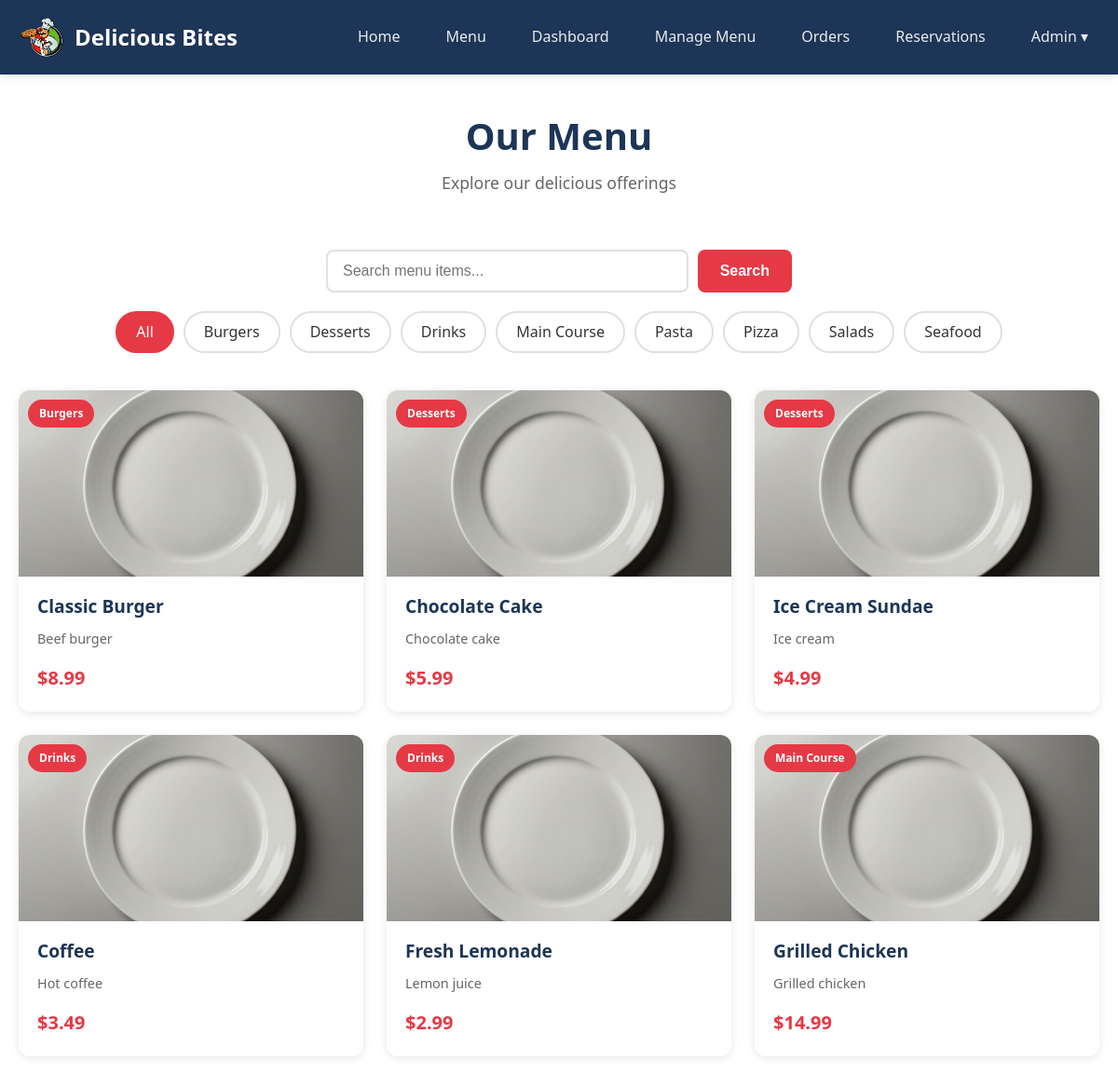
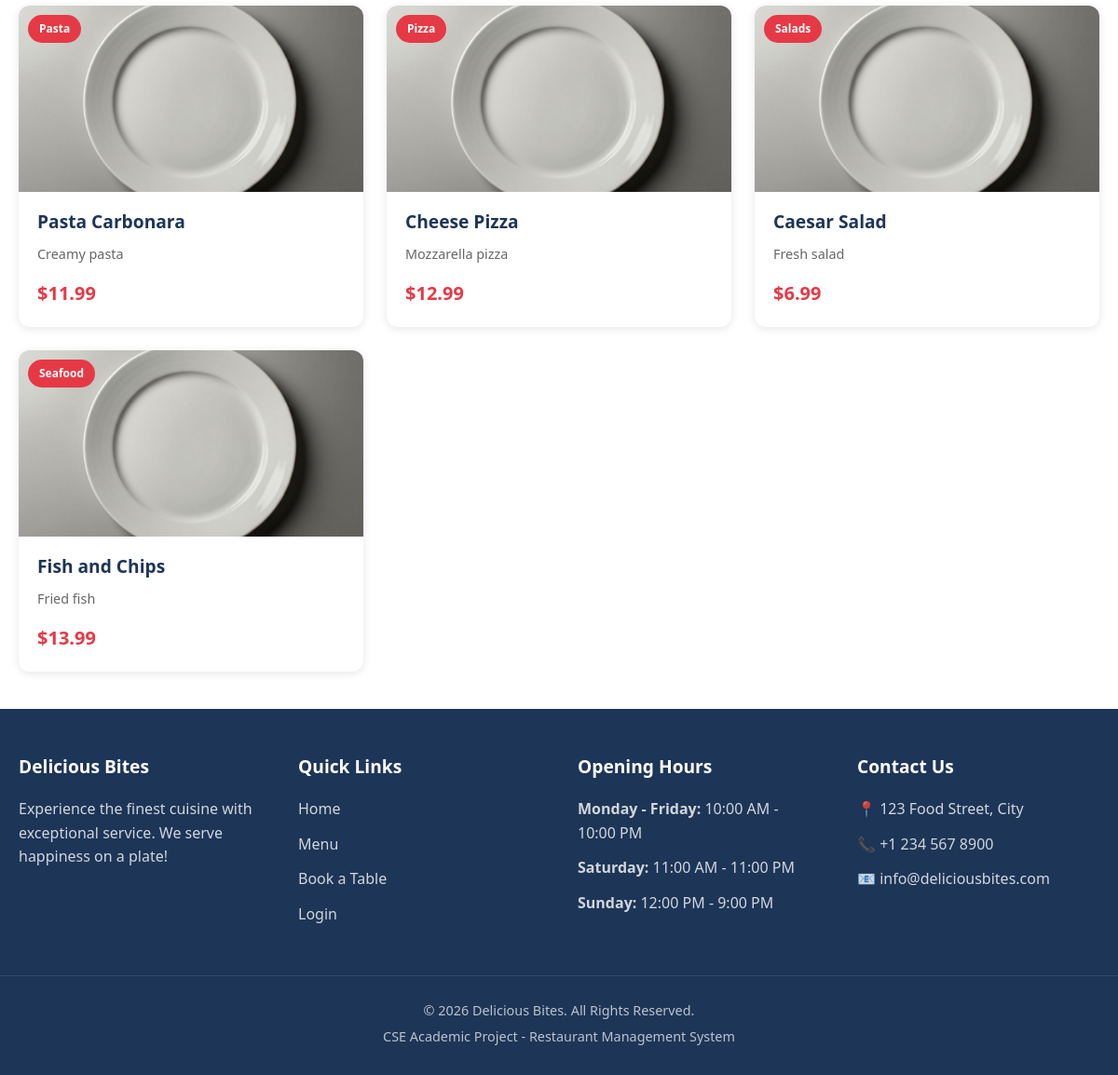
The page /user/menu.php (signed in) on the database its author committed (2 pictures, top to bottom).
### tables this page shows
CREATE TABLE menu_items (
    item_id INT AUTO_INCREMENT PRIMARY KEY,
    item_name VARCHAR(100),
    category VARCHAR(50),
    description TEXT,
    price DECIMAL(10,2),
    image VARCHAR(255) DEFAULT 'default.jpg',
    is_available TINYINT(1) DEFAULT 1,
    created_at TIMESTAMP DEFAULT CURRENT_TIMESTAMP
);

### user/menu.php (the view, shortened to what this page needs)
<?php
require_once '../config/db.php';
$search = '';
$category_filter = '';
$categories_query = "SELECT DISTINCT category FROM menu_items ORDER BY category";
$categories_result = mysqli_query($conn, $categories_query);
$menu_query = "SELECT * FROM menu_items WHERE is_available = 1";
$menu_query .= " ORDER BY category, item_name";
$menu_result = mysqli_query($conn, $menu_query);
?>
<!DOCTYPE html>
<html lang="en">
<head>
    <link rel="stylesheet" href="../assets/css/style.css">
</head>
<body>
    <?php include '../includes/navbar.php'; ?>
    <main class="menu-page">
        <div class="container">
            <div class="page-header">
                <h1>Our Menu</h1>
                <p>Explore our delicious offerings</p>
            </div>
            <div class="menu-filters">
                <form action="menu.php" method="GET" class="search-form">
                    <input type="text"
                           name="search"
                           placeholder="Search menu items..."
                           value="<?php echo $search; ?>">
                    <button type="submit" class="btn btn-primary">Search</button>
                </form>
                <div class="category-filters">
                    <a href="menu.php" class="filter-btn <?php echo empty($category_filter) ? 'active' : ''; ?>">
                        All
                    </a>
                    <?php while ($cat = mysqli_fetch_assoc($categories_result)): ?>
                        <a href="menu.php?category=<?php echo urlencode($cat['category']); ?>"
                           class="filter-btn <?php echo $category_filter == $cat['category'] ? 'active' : ''; ?>">
                            <?php echo $cat['category']; ?>
                        </a>
                    <?php endwhile; ?>
                </div>
            </div>
            <?php if (mysqli_num_rows($menu_result) > 0): ?>
                <div class="menu-grid">
                    <?php while ($item = mysqli_fetch_assoc($menu_result)): ?>
                        <div class="menu-card">
                            <div class="menu-card-image">
                                <img src="../assets/images/<?php echo $item['image']; ?>"
                                     alt="<?php echo $item['item_name']; ?>"
                                     onerror="this.src='../assets/images/default.jpg'">
                                <span class="category-badge"><?php echo $item['category']; ?></span>
                            </div>
                            <div class="menu-card-content">
                                <h3><?php echo $item['item_name']; ?></h3>
                                <p><?php echo $item['description']; ?></p>
                                <div class="menu-card-footer">
                                    <span class="price">$<?php echo number_format($item['price'], 2); ?></span>
                                </div>
                            </div>
                        </div>
                    <?php endwhile; ?>
                </div>
            <?php endif; ?>
        </div>
    </main>
    <?php include '../includes/footer.php'; ?>
</body>
</html>

### assets/css/style.css (style rules this page uses)
:root { --primary-color: #e63946; --primary-dark: #c5303c; --secondary-color: #1d3557; --secondary-light: #457b9d; --accent-color: #f1faee; --background-color: #ffffff; --text-color: #333333; --text-light: #666666; --border-color: #e0e0e0; --success-color: #2ecc71; --warning-color: #f39c12; --danger-color: #e74c3c; --shadow: 0 2px 10px rgba(0, 0, 0, 0.1); --shadow-lg: 0 5px 20px rgba(0, 0, 0, 0.15); --radius: 8px; --radius-lg: 12px; }
* { margin: 0; padding: 0; box-sizing: border-box; }
html { scroll-behavior: smooth; }
body { font-family: 'Segoe UI', Tahoma, Geneva, Verdana, sans-serif; font-size: 16px; line-height: 1.6; color: var(--text-color); background-color: var(--background-color); min-height: 100vh; display: flex; flex-direction: column; }
main { flex: 1; }
a { color: var(--primary-color); text-decoration: none; transition: color 0.3s ease; }
img { max-width: 100%; height: auto; }
h1, h2, h3, h4, h5, h6 { color: var(--secondary-color); margin-bottom: 0.5em; line-height: 1.3; }
h1 { font-size: 2.5rem; }
h3 { font-size: 1.5rem; }
p { margin-bottom: 1em; color: var(--text-light); }
.container { max-width: 1200px; margin: 0 auto; padding: 0 20px; }
.btn { display: inline-block; padding: 12px 24px; font-size: 1rem; font-weight: 600; text-align: center; border: none; border-radius: var(--radius); cursor: pointer; transition: all 0.3s ease; }
.btn-primary { background-color: var(--primary-color); color: white; }
.menu-grid { display: grid; grid-template-columns: repeat(auto-fill, minmax(280px, 1fr)); gap: 25px; margin-bottom: 40px; }
.menu-card { background-color: white; border-radius: var(--radius-lg); overflow: hidden; box-shadow: var(--shadow); transition: transform 0.3s ease, box-shadow 0.3s ease; }
.menu-card-image { position: relative; height: 200px; overflow: hidden; }
.menu-card-image img { width: 100%; height: 100%; object-fit: cover; }
.category-badge { position: absolute; top: 10px; left: 10px; background-color: var(--primary-color); color: white; padding: 5px 12px; border-radius: 20px; font-size: 0.75rem; font-weight: 600; }
.menu-card-content { padding: 20px; }
.menu-card-content h3 { font-size: 1.2rem; margin-bottom: 10px; }
.menu-card-content p { font-size: 0.9rem; margin-bottom: 15px; color: var(--text-light); }
.menu-card-footer { display: flex; justify-content: space-between; align-items: center; }
.price { font-size: 1.25rem; font-weight: bold; color: var(--primary-color); }
.page-header { text-align: center; padding: 40px 0; }
.page-header h1 { margin-bottom: 10px; }
.page-header p { color: var(--text-light); font-size: 1.1rem; }
.menu-filters { margin-bottom: 40px; }
.search-form { display: flex; gap: 10px; max-width: 500px; margin: 0 auto 20px; }
.search-form input { flex: 1; padding: 12px 16px; border: 2px solid var(--border-color); border-radius: var(--radius); font-size: 1rem; }
.category-filters { display: flex; flex-wrap: wrap; justify-content: center; gap: 10px; }
.filter-btn { padding: 8px 20px; background-color: white; border: 2px solid var(--border-color); border-radius: 25px; color: var(--text-color); font-weight: 500; transition: all 0.3s ease; }
.filter-btn:hover, .filter-btn.active { background-color: var(--primary-color); border-color: var(--primary-color); color: white; }

### rows shown on the page
menu_items: category "Burgers", item_name "Classic Burger", description "Beef burger", price "8.99"
menu_items: category "Desserts", item_name "Chocolate Cake", description "Chocolate cake", price "5.99"
menu_items: category "Desserts", item_name "Ice Cream Sundae", description "Ice cream", price "4.99"
menu_items: category "Drinks", item_name "Coffee", description "Hot coffee", price "3.49"
menu_items: category "Drinks", item_name "Fresh Lemonade", description "Lemon juice", price "2.99"
menu_items: category "Main Course", item_name "Grilled Chicken", description "Grilled chicken", price "14.99"
menu_items: category "Pasta", item_name "Pasta Carbonara", description "Creamy pasta", price "11.99"
menu_items: category "Pizza", item_name "Cheese Pizza", description "Mozzarella pizza", price "12.99"
menu_items: category "Salads", item_name "Caesar Salad", description "Fresh salad", price "6.99"
menu_items: category "Seafood", item_name "Fish and Chips", description "Fried fish", price "13.99"

### other values the page prints
$_SESSION['full_name'] "Admin"
$cat['category'] "Burgers"
$cat['category'] "Desserts"
$cat['category'] "Drinks"
$cat['category'] "Main Course"
$cat['category'] "Pasta"
$cat['category'] "Pizza"
$cat['category'] "Salads"
$cat['category'] "Seafood"
